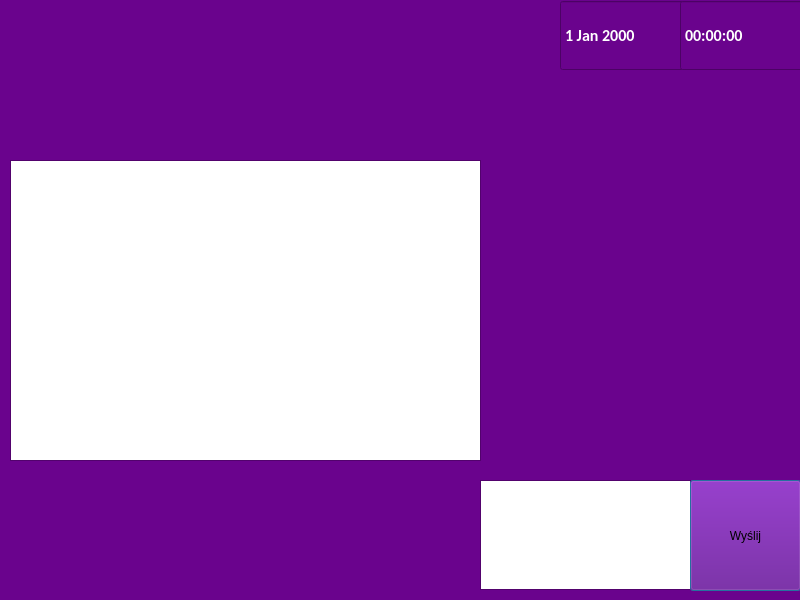
<?xml version="1.0" encoding="UTF-8"?>
<ui version="4.0">
 <class>ChatWindow</class>
 <widget class="QDialog" name="ChatWindow">
  <property name="geometry">
   <rect>
    <x>0</x>
    <y>0</y>
    <width>800</width>
    <height>600</height>
   </rect>
  </property>
  <property name="minimumSize">
   <size>
    <width>800</width>
    <height>600</height>
   </size>
  </property>
  <property name="maximumSize">
   <size>
    <width>800</width>
    <height>600</height>
   </size>
  </property>
  <property name="palette">
   <palette>
    <active>
     <colorrole role="WindowText">
      <brush brushstyle="SolidPattern">
       <color alpha="255">
        <red>0</red>
        <green>0</green>
        <blue>0</blue>
       </color>
      </brush>
     </colorrole>
     <colorrole role="Button">
      <brush brushstyle="SolidPattern">
       <color alpha="255">
        <red>106</red>
        <green>3</green>
        <blue>141</blue>
       </color>
      </brush>
     </colorrole>
     <colorrole role="Light">
      <brush brushstyle="SolidPattern">
       <color alpha="255">
        <red>159</red>
        <green>4</green>
        <blue>211</blue>
       </color>
      </brush>
     </colorrole>
     <colorrole role="Midlight">
      <brush brushstyle="SolidPattern">
       <color alpha="255">
        <red>132</red>
        <green>3</green>
        <blue>176</blue>
       </color>
      </brush>
     </colorrole>
     <colorrole role="Dark">
      <brush brushstyle="SolidPattern">
       <color alpha="255">
        <red>53</red>
        <green>1</green>
        <blue>70</blue>
       </color>
      </brush>
     </colorrole>
     <colorrole role="Mid">
      <brush brushstyle="SolidPattern">
       <color alpha="255">
        <red>71</red>
        <green>2</green>
        <blue>94</blue>
       </color>
      </brush>
     </colorrole>
     <colorrole role="Text">
      <brush brushstyle="SolidPattern">
       <color alpha="255">
        <red>0</red>
        <green>0</green>
        <blue>0</blue>
       </color>
      </brush>
     </colorrole>
     <colorrole role="BrightText">
      <brush brushstyle="SolidPattern">
       <color alpha="255">
        <red>255</red>
        <green>255</green>
        <blue>255</blue>
       </color>
      </brush>
     </colorrole>
     <colorrole role="ButtonText">
      <brush brushstyle="SolidPattern">
       <color alpha="255">
        <red>0</red>
        <green>0</green>
        <blue>0</blue>
       </color>
      </brush>
     </colorrole>
     <colorrole role="Base">
      <brush brushstyle="SolidPattern">
       <color alpha="255">
        <red>255</red>
        <green>255</green>
        <blue>255</blue>
       </color>
      </brush>
     </colorrole>
     <colorrole role="Window">
      <brush brushstyle="SolidPattern">
       <color alpha="255">
        <red>106</red>
        <green>3</green>
        <blue>141</blue>
       </color>
      </brush>
     </colorrole>
     <colorrole role="Shadow">
      <brush brushstyle="SolidPattern">
       <color alpha="255">
        <red>0</red>
        <green>0</green>
        <blue>0</blue>
       </color>
      </brush>
     </colorrole>
     <colorrole role="AlternateBase">
      <brush brushstyle="SolidPattern">
       <color alpha="255">
        <red>180</red>
        <green>129</green>
        <blue>198</blue>
       </color>
      </brush>
     </colorrole>
     <colorrole role="ToolTipBase">
      <brush brushstyle="SolidPattern">
       <color alpha="255">
        <red>255</red>
        <green>255</green>
        <blue>220</blue>
       </color>
      </brush>
     </colorrole>
     <colorrole role="ToolTipText">
      <brush brushstyle="SolidPattern">
       <color alpha="255">
        <red>0</red>
        <green>0</green>
        <blue>0</blue>
       </color>
      </brush>
     </colorrole>
     <colorrole role="PlaceholderText">
      <brush brushstyle="SolidPattern">
       <color alpha="127">
        <red>0</red>
        <green>0</green>
        <blue>0</blue>
       </color>
      </brush>
     </colorrole>
    </active>
    <inactive>
     <colorrole role="WindowText">
      <brush brushstyle="SolidPattern">
       <color alpha="255">
        <red>0</red>
        <green>0</green>
        <blue>0</blue>
       </color>
      </brush>
     </colorrole>
     <colorrole role="Button">
      <brush brushstyle="SolidPattern">
       <color alpha="255">
        <red>106</red>
        <green>3</green>
        <blue>141</blue>
       </color>
      </brush>
     </colorrole>
     <colorrole role="Light">
      <brush brushstyle="SolidPattern">
       <color alpha="255">
        <red>159</red>
        <green>4</green>
        <blue>211</blue>
       </color>
      </brush>
     </colorrole>
     <colorrole role="Midlight">
      <brush brushstyle="SolidPattern">
       <color alpha="255">
        <red>132</red>
        <green>3</green>
        <blue>176</blue>
       </color>
      </brush>
     </colorrole>
     <colorrole role="Dark">
      <brush brushstyle="SolidPattern">
       <color alpha="255">
        <red>53</red>
        <green>1</green>
        <blue>70</blue>
       </color>
      </brush>
     </colorrole>
     <colorrole role="Mid">
      <brush brushstyle="SolidPattern">
       <color alpha="255">
        <red>71</red>
        <green>2</green>
        <blue>94</blue>
       </color>
      </brush>
     </colorrole>
     <colorrole role="Text">
      <brush brushstyle="SolidPattern">
       <color alpha="255">
        <red>0</red>
        <green>0</green>
        <blue>0</blue>
       </color>
      </brush>
     </colorrole>
     <colorrole role="BrightText">
      <brush brushstyle="SolidPattern">
       <color alpha="255">
        <red>255</red>
        <green>255</green>
        <blue>255</blue>
       </color>
      </brush>
     </colorrole>
     <colorrole role="ButtonText">
      <brush brushstyle="SolidPattern">
       <color alpha="255">
        <red>0</red>
        <green>0</green>
        <blue>0</blue>
       </color>
      </brush>
     </colorrole>
     <colorrole role="Base">
      <brush brushstyle="SolidPattern">
       <color alpha="255">
        <red>255</red>
        <green>255</green>
        <blue>255</blue>
       </color>
      </brush>
     </colorrole>
     <colorrole role="Window">
      <brush brushstyle="SolidPattern">
       <color alpha="255">
        <red>106</red>
        <green>3</green>
        <blue>141</blue>
       </color>
      </brush>
     </colorrole>
     <colorrole role="Shadow">
      <brush brushstyle="SolidPattern">
       <color alpha="255">
        <red>0</red>
        <green>0</green>
        <blue>0</blue>
       </color>
      </brush>
     </colorrole>
     <colorrole role="AlternateBase">
      <brush brushstyle="SolidPattern">
       <color alpha="255">
        <red>180</red>
        <green>129</green>
        <blue>198</blue>
       </color>
      </brush>
     </colorrole>
     <colorrole role="ToolTipBase">
      <brush brushstyle="SolidPattern">
       <color alpha="255">
        <red>255</red>
        <green>255</green>
        <blue>220</blue>
       </color>
      </brush>
     </colorrole>
     <colorrole role="ToolTipText">
      <brush brushstyle="SolidPattern">
       <color alpha="255">
        <red>0</red>
        <green>0</green>
        <blue>0</blue>
       </color>
      </brush>
     </colorrole>
     <colorrole role="PlaceholderText">
      <brush brushstyle="SolidPattern">
       <color alpha="127">
        <red>0</red>
        <green>0</green>
        <blue>0</blue>
       </color>
      </brush>
     </colorrole>
    </inactive>
    <disabled>
     <colorrole role="WindowText">
      <brush brushstyle="SolidPattern">
       <color alpha="255">
        <red>53</red>
        <green>1</green>
        <blue>70</blue>
       </color>
      </brush>
     </colorrole>
     <colorrole role="Button">
      <brush brushstyle="SolidPattern">
       <color alpha="255">
        <red>106</red>
        <green>3</green>
        <blue>141</blue>
       </color>
      </brush>
     </colorrole>
     <colorrole role="Light">
      <brush brushstyle="SolidPattern">
       <color alpha="255">
        <red>159</red>
        <green>4</green>
        <blue>211</blue>
       </color>
      </brush>
     </colorrole>
     <colorrole role="Midlight">
      <brush brushstyle="SolidPattern">
       <color alpha="255">
        <red>132</red>
        <green>3</green>
        <blue>176</blue>
       </color>
      </brush>
     </colorrole>
     <colorrole role="Dark">
      <brush brushstyle="SolidPattern">
       <color alpha="255">
        <red>53</red>
        <green>1</green>
        <blue>70</blue>
       </color>
      </brush>
     </colorrole>
     <colorrole role="Mid">
      <brush brushstyle="SolidPattern">
       <color alpha="255">
        <red>71</red>
        <green>2</green>
        <blue>94</blue>
       </color>
      </brush>
     </colorrole>
     <colorrole role="Text">
      <brush brushstyle="SolidPattern">
       <color alpha="255">
        <red>53</red>
        <green>1</green>
        <blue>70</blue>
       </color>
      </brush>
     </colorrole>
     <colorrole role="BrightText">
      <brush brushstyle="SolidPattern">
       <color alpha="255">
        <red>255</red>
        <green>255</green>
        <blue>255</blue>
       </color>
      </brush>
     </colorrole>
     <colorrole role="ButtonText">
      <brush brushstyle="SolidPattern">
       <color alpha="255">
        <red>53</red>
        <green>1</green>
        <blue>70</blue>
       </color>
      </brush>
     </colorrole>
     <colorrole role="Base">
      <brush brushstyle="SolidPattern">
       <color alpha="255">
        <red>106</red>
        <green>3</green>
        <blue>141</blue>
       </color>
      </brush>
     </colorrole>
     <colorrole role="Window">
      <brush brushstyle="SolidPattern">
       <color alpha="255">
        <red>106</red>
        <green>3</green>
        <blue>141</blue>
       </color>
      </brush>
     </colorrole>
     <colorrole role="Shadow">
      <brush brushstyle="SolidPattern">
       <color alpha="255">
        <red>0</red>
        <green>0</green>
        <blue>0</blue>
       </color>
      </brush>
     </colorrole>
     <colorrole role="AlternateBase">
      <brush brushstyle="SolidPattern">
       <color alpha="255">
        <red>106</red>
        <green>3</green>
        <blue>141</blue>
       </color>
      </brush>
     </colorrole>
     <colorrole role="ToolTipBase">
      <brush brushstyle="SolidPattern">
       <color alpha="255">
        <red>255</red>
        <green>255</green>
        <blue>220</blue>
       </color>
      </brush>
     </colorrole>
     <colorrole role="ToolTipText">
      <brush brushstyle="SolidPattern">
       <color alpha="255">
        <red>0</red>
        <green>0</green>
        <blue>0</blue>
       </color>
      </brush>
     </colorrole>
     <colorrole role="PlaceholderText">
      <brush brushstyle="SolidPattern">
       <color alpha="127">
        <red>53</red>
        <green>1</green>
        <blue>70</blue>
       </color>
      </brush>
     </colorrole>
    </disabled>
   </palette>
  </property>
  <property name="windowTitle">
   <string>Dialog</string>
  </property>
  <widget class="QTextEdit" name="chatDialog">
   <property name="geometry">
    <rect>
     <x>10</x>
     <y>160</y>
     <width>471</width>
     <height>301</height>
    </rect>
   </property>
   <property name="palette">
    <palette>
     <active>
      <colorrole role="WindowText">
       <brush brushstyle="SolidPattern">
        <color alpha="255">
         <red>106</red>
         <green>3</green>
         <blue>141</blue>
        </color>
       </brush>
      </colorrole>
     </active>
     <inactive>
      <colorrole role="WindowText">
       <brush brushstyle="SolidPattern">
        <color alpha="255">
         <red>106</red>
         <green>3</green>
         <blue>141</blue>
        </color>
       </brush>
      </colorrole>
     </inactive>
     <disabled/>
    </palette>
   </property>
  </widget>
  <widget class="QTextEdit" name="textToSend">
   <property name="geometry">
    <rect>
     <x>480</x>
     <y>480</y>
     <width>211</width>
     <height>110</height>
    </rect>
   </property>
   <property name="palette">
    <palette>
     <active>
      <colorrole role="WindowText">
       <brush brushstyle="SolidPattern">
        <color alpha="255">
         <red>106</red>
         <green>3</green>
         <blue>141</blue>
        </color>
       </brush>
      </colorrole>
     </active>
     <inactive>
      <colorrole role="WindowText">
       <brush brushstyle="SolidPattern">
        <color alpha="255">
         <red>106</red>
         <green>3</green>
         <blue>141</blue>
        </color>
       </brush>
      </colorrole>
     </inactive>
     <disabled/>
    </palette>
   </property>
  </widget>
  <widget class="QPushButton" name="sendButton">
   <property name="geometry">
    <rect>
     <x>690</x>
     <y>480</y>
     <width>111</width>
     <height>111</height>
    </rect>
   </property>
   <property name="text">
    <string>Wyślij</string>
   </property>
  </widget>
  <widget class="QDateEdit" name="dateEdit">
   <property name="geometry">
    <rect>
     <x>560</x>
     <y>0</y>
     <width>171</width>
     <height>71</height>
    </rect>
   </property>
   <property name="palette">
    <palette>
     <active>
      <colorrole role="WindowText">
       <brush brushstyle="SolidPattern">
        <color alpha="255">
         <red>255</red>
         <green>255</green>
         <blue>255</blue>
        </color>
       </brush>
      </colorrole>
      <colorrole role="Text">
       <brush brushstyle="SolidPattern">
        <color alpha="255">
         <red>255</red>
         <green>255</green>
         <blue>255</blue>
        </color>
       </brush>
      </colorrole>
      <colorrole role="ButtonText">
       <brush brushstyle="SolidPattern">
        <color alpha="255">
         <red>255</red>
         <green>255</green>
         <blue>255</blue>
        </color>
       </brush>
      </colorrole>
      <colorrole role="Base">
       <brush brushstyle="SolidPattern">
        <color alpha="255">
         <red>106</red>
         <green>3</green>
         <blue>141</blue>
        </color>
       </brush>
      </colorrole>
      <colorrole role="ToolTipText">
       <brush brushstyle="SolidPattern">
        <color alpha="255">
         <red>255</red>
         <green>255</green>
         <blue>255</blue>
        </color>
       </brush>
      </colorrole>
      <colorrole role="PlaceholderText">
       <brush brushstyle="SolidPattern">
        <color alpha="127">
         <red>106</red>
         <green>3</green>
         <blue>141</blue>
        </color>
       </brush>
      </colorrole>
     </active>
     <inactive>
      <colorrole role="WindowText">
       <brush brushstyle="SolidPattern">
        <color alpha="255">
         <red>255</red>
         <green>255</green>
         <blue>255</blue>
        </color>
       </brush>
      </colorrole>
      <colorrole role="Text">
       <brush brushstyle="SolidPattern">
        <color alpha="255">
         <red>255</red>
         <green>255</green>
         <blue>255</blue>
        </color>
       </brush>
      </colorrole>
      <colorrole role="ButtonText">
       <brush brushstyle="SolidPattern">
        <color alpha="255">
         <red>255</red>
         <green>255</green>
         <blue>255</blue>
        </color>
       </brush>
      </colorrole>
      <colorrole role="Base">
       <brush brushstyle="SolidPattern">
        <color alpha="255">
         <red>106</red>
         <green>3</green>
         <blue>141</blue>
        </color>
       </brush>
      </colorrole>
      <colorrole role="ToolTipText">
       <brush brushstyle="SolidPattern">
        <color alpha="255">
         <red>255</red>
         <green>255</green>
         <blue>255</blue>
        </color>
       </brush>
      </colorrole>
      <colorrole role="PlaceholderText">
       <brush brushstyle="SolidPattern">
        <color alpha="127">
         <red>106</red>
         <green>3</green>
         <blue>141</blue>
        </color>
       </brush>
      </colorrole>
     </inactive>
     <disabled>
      <colorrole role="ToolTipText">
       <brush brushstyle="SolidPattern">
        <color alpha="255">
         <red>255</red>
         <green>255</green>
         <blue>255</blue>
        </color>
       </brush>
      </colorrole>
      <colorrole role="PlaceholderText">
       <brush brushstyle="SolidPattern">
        <color alpha="127">
         <red>106</red>
         <green>3</green>
         <blue>141</blue>
        </color>
       </brush>
      </colorrole>
     </disabled>
    </palette>
   </property>
   <property name="font">
    <font>
     <family>Calibri</family>
     <pointsize>12</pointsize>
     <bold>true</bold>
    </font>
   </property>
  </widget>
  <widget class="QTimeEdit" name="timeEdit">
   <property name="geometry">
    <rect>
     <x>680</x>
     <y>0</y>
     <width>161</width>
     <height>71</height>
    </rect>
   </property>
   <property name="palette">
    <palette>
     <active>
      <colorrole role="WindowText">
       <brush brushstyle="SolidPattern">
        <color alpha="255">
         <red>255</red>
         <green>255</green>
         <blue>255</blue>
        </color>
       </brush>
      </colorrole>
      <colorrole role="Text">
       <brush brushstyle="SolidPattern">
        <color alpha="255">
         <red>255</red>
         <green>255</green>
         <blue>255</blue>
        </color>
       </brush>
      </colorrole>
      <colorrole role="ButtonText">
       <brush brushstyle="SolidPattern">
        <color alpha="255">
         <red>255</red>
         <green>255</green>
         <blue>255</blue>
        </color>
       </brush>
      </colorrole>
      <colorrole role="Base">
       <brush brushstyle="SolidPattern">
        <color alpha="255">
         <red>106</red>
         <green>3</green>
         <blue>141</blue>
        </color>
       </brush>
      </colorrole>
      <colorrole role="PlaceholderText">
       <brush brushstyle="SolidPattern">
        <color alpha="127">
         <red>106</red>
         <green>3</green>
         <blue>141</blue>
        </color>
       </brush>
      </colorrole>
     </active>
     <inactive>
      <colorrole role="WindowText">
       <brush brushstyle="SolidPattern">
        <color alpha="255">
         <red>255</red>
         <green>255</green>
         <blue>255</blue>
        </color>
       </brush>
      </colorrole>
      <colorrole role="Text">
       <brush brushstyle="SolidPattern">
        <color alpha="255">
         <red>255</red>
         <green>255</green>
         <blue>255</blue>
        </color>
       </brush>
      </colorrole>
      <colorrole role="ButtonText">
       <brush brushstyle="SolidPattern">
        <color alpha="255">
         <red>255</red>
         <green>255</green>
         <blue>255</blue>
        </color>
       </brush>
      </colorrole>
      <colorrole role="Base">
       <brush brushstyle="SolidPattern">
        <color alpha="255">
         <red>106</red>
         <green>3</green>
         <blue>141</blue>
        </color>
       </brush>
      </colorrole>
      <colorrole role="PlaceholderText">
       <brush brushstyle="SolidPattern">
        <color alpha="127">
         <red>106</red>
         <green>3</green>
         <blue>141</blue>
        </color>
       </brush>
      </colorrole>
     </inactive>
     <disabled>
      <colorrole role="PlaceholderText">
       <brush brushstyle="SolidPattern">
        <color alpha="127">
         <red>106</red>
         <green>3</green>
         <blue>141</blue>
        </color>
       </brush>
      </colorrole>
     </disabled>
    </palette>
   </property>
   <property name="font">
    <font>
     <family>Calibri</family>
     <pointsize>12</pointsize>
     <bold>true</bold>
    </font>
   </property>
  </widget>
  <widget class="QLabel" name="ContactNick">
   <property name="geometry">
    <rect>
     <x>240</x>
     <y>90</y>
     <width>341</width>
     <height>41</height>
    </rect>
   </property>
   <property name="palette">
    <palette>
     <active>
      <colorrole role="WindowText">
       <brush brushstyle="SolidPattern">
        <color alpha="255">
         <red>255</red>
         <green>255</green>
         <blue>255</blue>
        </color>
       </brush>
      </colorrole>
      <colorrole role="Button">
       <brush brushstyle="SolidPattern">
        <color alpha="255">
         <red>106</red>
         <green>3</green>
         <blue>141</blue>
        </color>
       </brush>
      </colorrole>
      <colorrole role="Light">
       <brush brushstyle="SolidPattern">
        <color alpha="255">
         <red>255</red>
         <green>255</green>
         <blue>255</blue>
        </color>
       </brush>
      </colorrole>
      <colorrole role="Midlight">
       <brush brushstyle="SolidPattern">
        <color alpha="255">
         <red>255</red>
         <green>255</green>
         <blue>255</blue>
        </color>
       </brush>
      </colorrole>
      <colorrole role="Dark">
       <brush brushstyle="SolidPattern">
        <color alpha="255">
         <red>127</red>
         <green>127</green>
         <blue>127</blue>
        </color>
       </brush>
      </colorrole>
      <colorrole role="Mid">
       <brush brushstyle="SolidPattern">
        <color alpha="255">
         <red>170</red>
         <green>170</green>
         <blue>170</blue>
        </color>
       </brush>
      </colorrole>
      <colorrole role="Text">
       <brush brushstyle="SolidPattern">
        <color alpha="255">
         <red>255</red>
         <green>255</green>
         <blue>255</blue>
        </color>
       </brush>
      </colorrole>
      <colorrole role="BrightText">
       <brush brushstyle="SolidPattern">
        <color alpha="255">
         <red>255</red>
         <green>255</green>
         <blue>255</blue>
        </color>
       </brush>
      </colorrole>
      <colorrole role="ButtonText">
       <brush brushstyle="SolidPattern">
        <color alpha="255">
         <red>255</red>
         <green>255</green>
         <blue>255</blue>
        </color>
       </brush>
      </colorrole>
      <colorrole role="Base">
       <brush brushstyle="SolidPattern">
        <color alpha="255">
         <red>106</red>
         <green>3</green>
         <blue>141</blue>
        </color>
       </brush>
      </colorrole>
      <colorrole role="Window">
       <brush brushstyle="SolidPattern">
        <color alpha="255">
         <red>106</red>
         <green>3</green>
         <blue>141</blue>
        </color>
       </brush>
      </colorrole>
      <colorrole role="Shadow">
       <brush brushstyle="SolidPattern">
        <color alpha="255">
         <red>0</red>
         <green>0</green>
         <blue>0</blue>
        </color>
       </brush>
      </colorrole>
      <colorrole role="AlternateBase">
       <brush brushstyle="SolidPattern">
        <color alpha="255">
         <red>255</red>
         <green>255</green>
         <blue>255</blue>
        </color>
       </brush>
      </colorrole>
      <colorrole role="ToolTipBase">
       <brush brushstyle="SolidPattern">
        <color alpha="255">
         <red>255</red>
         <green>255</green>
         <blue>220</blue>
        </color>
       </brush>
      </colorrole>
      <colorrole role="ToolTipText">
       <brush brushstyle="SolidPattern">
        <color alpha="255">
         <red>0</red>
         <green>0</green>
         <blue>0</blue>
        </color>
       </brush>
      </colorrole>
      <colorrole role="PlaceholderText">
       <brush brushstyle="SolidPattern">
        <color alpha="128">
         <red>255</red>
         <green>255</green>
         <blue>255</blue>
        </color>
       </brush>
      </colorrole>
     </active>
     <inactive>
      <colorrole role="WindowText">
       <brush brushstyle="SolidPattern">
        <color alpha="255">
         <red>255</red>
         <green>255</green>
         <blue>255</blue>
        </color>
       </brush>
      </colorrole>
      <colorrole role="Button">
       <brush brushstyle="SolidPattern">
        <color alpha="255">
         <red>106</red>
         <green>3</green>
         <blue>141</blue>
        </color>
       </brush>
      </colorrole>
      <colorrole role="Light">
       <brush brushstyle="SolidPattern">
        <color alpha="255">
         <red>255</red>
         <green>255</green>
         <blue>255</blue>
        </color>
       </brush>
      </colorrole>
      <colorrole role="Midlight">
       <brush brushstyle="SolidPattern">
        <color alpha="255">
         <red>255</red>
         <green>255</green>
         <blue>255</blue>
        </color>
       </brush>
      </colorrole>
      <colorrole role="Dark">
       <brush brushstyle="SolidPattern">
        <color alpha="255">
         <red>127</red>
         <green>127</green>
         <blue>127</blue>
        </color>
       </brush>
      </colorrole>
      <colorrole role="Mid">
       <brush brushstyle="SolidPattern">
        <color alpha="255">
         <red>170</red>
         <green>170</green>
         <blue>170</blue>
        </color>
       </brush>
      </colorrole>
      <colorrole role="Text">
       <brush brushstyle="SolidPattern">
        <color alpha="255">
         <red>255</red>
         <green>255</green>
         <blue>255</blue>
        </color>
       </brush>
      </colorrole>
      <colorrole role="BrightText">
       <brush brushstyle="SolidPattern">
        <color alpha="255">
         <red>255</red>
         <green>255</green>
         <blue>255</blue>
        </color>
       </brush>
      </colorrole>
      <colorrole role="ButtonText">
       <brush brushstyle="SolidPattern">
        <color alpha="255">
         <red>255</red>
         <green>255</green>
         <blue>255</blue>
        </color>
       </brush>
      </colorrole>
      <colorrole role="Base">
       <brush brushstyle="SolidPattern">
        <color alpha="255">
         <red>106</red>
         <green>3</green>
         <blue>141</blue>
        </color>
       </brush>
      </colorrole>
      <colorrole role="Window">
       <brush brushstyle="SolidPattern">
        <color alpha="255">
         <red>106</red>
         <green>3</green>
         <blue>141</blue>
        </color>
       </brush>
      </colorrole>
      <colorrole role="Shadow">
       <brush brushstyle="SolidPattern">
        <color alpha="255">
         <red>0</red>
         <green>0</green>
         <blue>0</blue>
        </color>
       </brush>
      </colorrole>
      <colorrole role="AlternateBase">
       <brush brushstyle="SolidPattern">
        <color alpha="255">
         <red>255</red>
         <green>255</green>
         <blue>255</blue>
        </color>
       </brush>
      </colorrole>
      <colorrole role="ToolTipBase">
       <brush brushstyle="SolidPattern">
        <color alpha="255">
         <red>255</red>
         <green>255</green>
         <blue>220</blue>
        </color>
       </brush>
      </colorrole>
      <colorrole role="ToolTipText">
       <brush brushstyle="SolidPattern">
        <color alpha="255">
         <red>0</red>
         <green>0</green>
         <blue>0</blue>
        </color>
       </brush>
      </colorrole>
      <colorrole role="PlaceholderText">
       <brush brushstyle="SolidPattern">
        <color alpha="128">
         <red>255</red>
         <green>255</green>
         <blue>255</blue>
        </color>
       </brush>
      </colorrole>
     </inactive>
     <disabled>
      <colorrole role="WindowText">
       <brush brushstyle="SolidPattern">
        <color alpha="255">
         <red>255</red>
         <green>255</green>
         <blue>255</blue>
        </color>
       </brush>
      </colorrole>
      <colorrole role="Button">
       <brush brushstyle="SolidPattern">
        <color alpha="255">
         <red>106</red>
         <green>3</green>
         <blue>141</blue>
        </color>
       </brush>
      </colorrole>
      <colorrole role="Light">
       <brush brushstyle="SolidPattern">
        <color alpha="255">
         <red>255</red>
         <green>255</green>
         <blue>255</blue>
        </color>
       </brush>
      </colorrole>
      <colorrole role="Midlight">
       <brush brushstyle="SolidPattern">
        <color alpha="255">
         <red>255</red>
         <green>255</green>
         <blue>255</blue>
        </color>
       </brush>
      </colorrole>
      <colorrole role="Dark">
       <brush brushstyle="SolidPattern">
        <color alpha="255">
         <red>127</red>
         <green>127</green>
         <blue>127</blue>
        </color>
       </brush>
      </colorrole>
      <colorrole role="Mid">
       <brush brushstyle="SolidPattern">
        <color alpha="255">
         <red>170</red>
         <green>170</green>
         <blue>170</blue>
        </color>
       </brush>
      </colorrole>
      <colorrole role="Text">
       <brush brushstyle="SolidPattern">
        <color alpha="255">
         <red>255</red>
         <green>255</green>
         <blue>255</blue>
        </color>
       </brush>
      </colorrole>
      <colorrole role="BrightText">
       <brush brushstyle="SolidPattern">
        <color alpha="255">
         <red>255</red>
         <green>255</green>
         <blue>255</blue>
        </color>
       </brush>
      </colorrole>
      <colorrole role="ButtonText">
       <brush brushstyle="SolidPattern">
        <color alpha="255">
         <red>255</red>
         <green>255</green>
         <blue>255</blue>
        </color>
       </brush>
      </colorrole>
      <colorrole role="Base">
       <brush brushstyle="SolidPattern">
        <color alpha="255">
         <red>106</red>
         <green>3</green>
         <blue>141</blue>
        </color>
       </brush>
      </colorrole>
      <colorrole role="Window">
       <brush brushstyle="SolidPattern">
        <color alpha="255">
         <red>106</red>
         <green>3</green>
         <blue>141</blue>
        </color>
       </brush>
      </colorrole>
      <colorrole role="Shadow">
       <brush brushstyle="SolidPattern">
        <color alpha="255">
         <red>0</red>
         <green>0</green>
         <blue>0</blue>
        </color>
       </brush>
      </colorrole>
      <colorrole role="AlternateBase">
       <brush brushstyle="SolidPattern">
        <color alpha="255">
         <red>255</red>
         <green>255</green>
         <blue>255</blue>
        </color>
       </brush>
      </colorrole>
      <colorrole role="ToolTipBase">
       <brush brushstyle="SolidPattern">
        <color alpha="255">
         <red>255</red>
         <green>255</green>
         <blue>220</blue>
        </color>
       </brush>
      </colorrole>
      <colorrole role="ToolTipText">
       <brush brushstyle="SolidPattern">
        <color alpha="255">
         <red>0</red>
         <green>0</green>
         <blue>0</blue>
        </color>
       </brush>
      </colorrole>
      <colorrole role="PlaceholderText">
       <brush brushstyle="SolidPattern">
        <color alpha="128">
         <red>255</red>
         <green>255</green>
         <blue>255</blue>
        </color>
       </brush>
      </colorrole>
     </disabled>
    </palette>
   </property>
   <property name="font">
    <font>
     <family>Calibri</family>
     <pointsize>12</pointsize>
     <bold>true</bold>
    </font>
   </property>
   <property name="layoutDirection">
    <enum>Qt::LeftToRight</enum>
   </property>
   <property name="styleSheet">
    <string notr="true">background-color: rgb(106, 3, 141);
color: rgb(255, 255, 255);</string>
   </property>
   <property name="text">
    <string/>
   </property>
   <property name="alignment">
    <set>Qt::AlignCenter</set>
   </property>
  </widget>
  <widget class="QLabel" name="chatLabel">
   <property name="geometry">
    <rect>
     <x>20</x>
     <y>20</y>
     <width>201</width>
     <height>70</height>
    </rect>
   </property>
   <property name="text">
    <string/>
   </property>
   <property name="scaledContents">
    <bool>true</bool>
   </property>
  </widget>
 </widget>
 <resources/>
 <connections/>
</ui>
